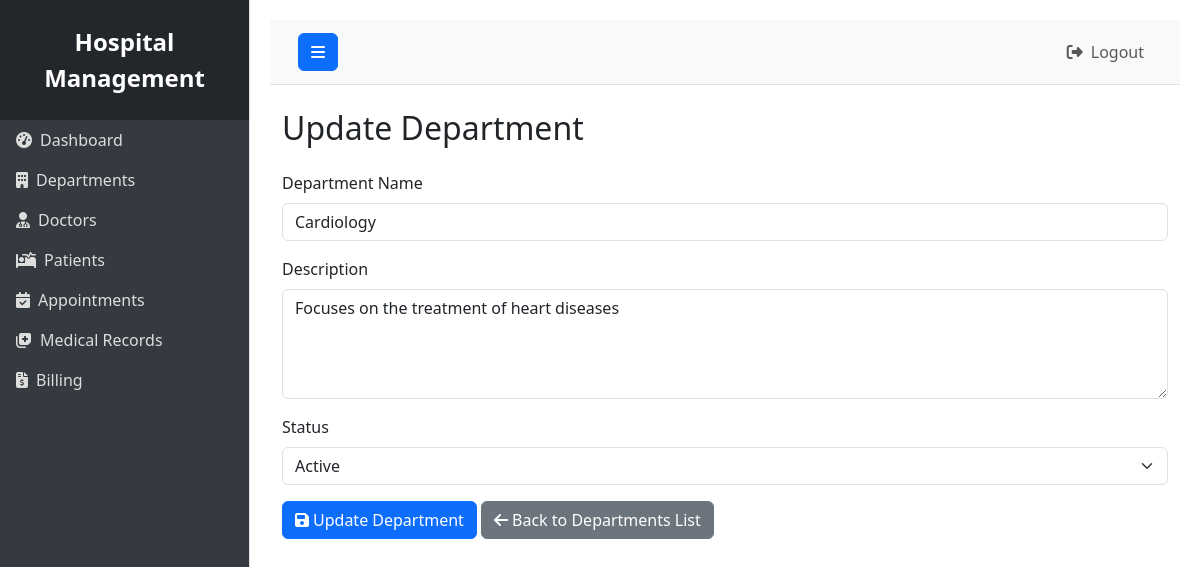
Screenshot of /departments/update.php?id=1 (signed in) with the database file from the repository.
### tables this page shows
CREATE TABLE `Departments` (
  `dept_id` int(11) NOT NULL,
  `name` varchar(100) NOT NULL,
  `description` text DEFAULT NULL,
  `status` enum('active','inactive') DEFAULT 'active'
);

### departments/update.php (the view, shortened to what this page needs)
<?php
include('../includes/header.php');
include('../includes/sidebar.php');
include('../db.php');
$id = $_GET['id'];
$query = "SELECT * FROM Departments WHERE dept_id='$id'";
$result = $conn->query($query);
$department = $result->fetch_assoc();
?>
<div class="container-fluid mt-4">
    <h2 class="mb-4">Update Department</h2>
    <form method="post" action="">
        <div class="mb-3">
            <label for="name" class="form-label">Department Name</label>
            <input type="text" name="name" id="name" class="form-control" value="<?php echo $department['name']; ?>" required>
        </div>
        <div class="mb-3">
            <label for="description" class="form-label">Description</label>
            <textarea name="description" id="description" rows="4" class="form-control" required><?php echo $department['description']; ?></textarea>
        </div>
        <div class="mb-3">
            <label for="status" class="form-label">Status</label>
            <select name="status" id="status" class="form-select" required>
                <option value="active" <?php if ($department['status'] == 'active') echo 'selected'; ?>>Active</option>
            </select>
        </div>
        <button type="submit" name="update" class="btn btn-primary">
            <i class="fas fa-save me-1"></i>Update Department
        </button>
        <a href="view_departments.php" class="btn btn-secondary">
            <i class="fas fa-arrow-left me-1"></i>Back to Departments List
        </a>
    </form>
</div>
<?php
include('../includes/footer.php');
?>

### rows the page displays
departments: name "Cardiology", description "Focuses on the treatment of heart diseases", status "Active"
